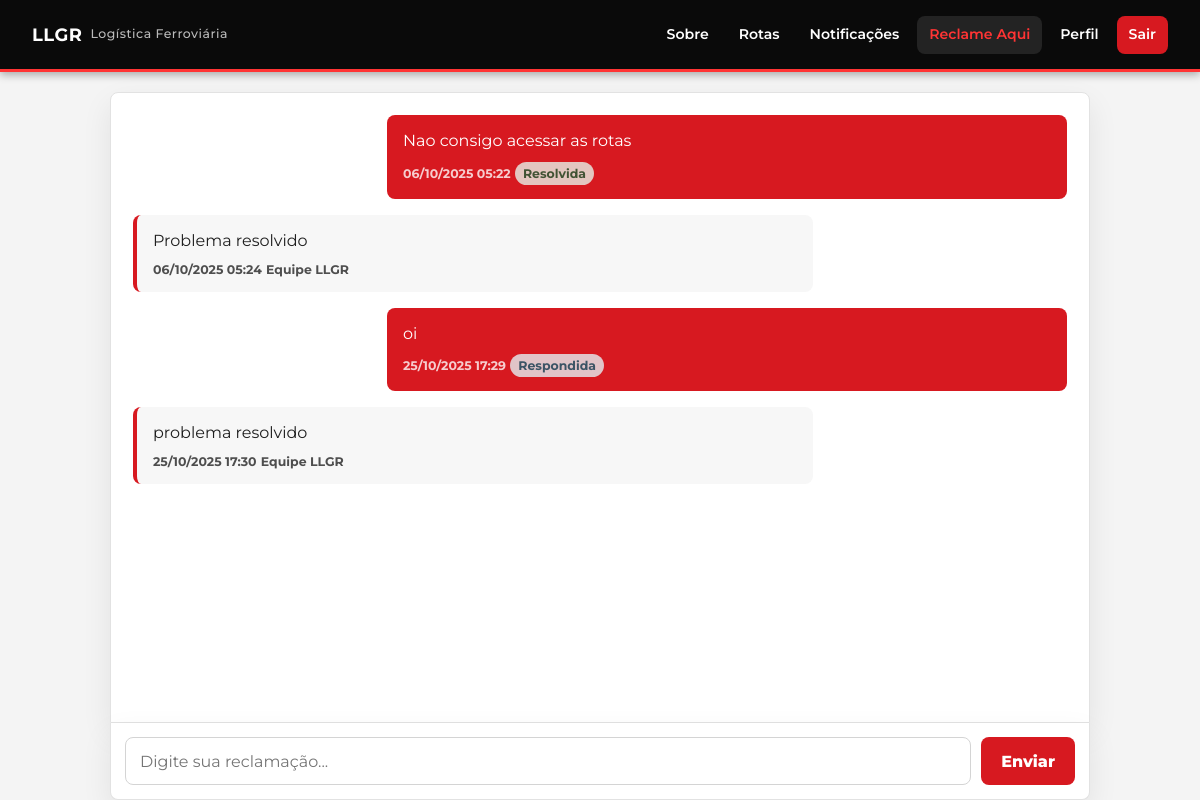
Page /user/pages/chat.php (signed in) on the committed database.
### tables this page shows
CREATE TABLE `reclamacoes` (
  `id` int(11) NOT NULL,
  `usuario_id` int(11) NOT NULL,
  `mensagem` text NOT NULL,
  `resposta` text DEFAULT NULL,
  `status` enum('pendente','respondida','resolvida') DEFAULT 'pendente',
  `respondido_por` int(11) DEFAULT NULL,
  `created_at` timestamp NOT NULL DEFAULT current_timestamp(),
  `respondido_em` timestamp NULL DEFAULT NULL
);

### user/pages/chat.php (the view, shortened to what this page needs)
<?php
require_once __DIR__ . '/../../config/database.php';
$usuario_id = $_SESSION['usuario_id'];
$sql = "SELECT r.*, u.nome as usuario_nome
        FROM reclamacoes r
        INNER JOIN usuarios u ON r.usuario_id = u.id
        WHERE r.usuario_id = ?
        ORDER BY r.created_at ASC";
$stmt = $conn->prepare($sql);
$stmt->bind_param("i", $usuario_id);
$stmt->execute();
$result = $stmt->get_result();
$reclamacoes = $result->fetch_all(MYSQLI_ASSOC);
?>
<!DOCTYPE html>
<html lang="pt-BR">
<head>
    <link rel="stylesheet" href="../css/navbar.css">
    <link rel="stylesheet" href="../css/chatU.css">
    <link rel="stylesheet" href="../css/toast.css" />
</head>
<body>
    <div class="chat-container">
        <header>
            <nav>
                <a class="logo" href="rotas_usuario.php">LLGR</a>
                <ul class="nav-list">
                    <li><a href="../pages/sobre.php">Sobre</a></li>
                    <li><a href="../pages/rotas_usuario.php">Rotas</a></li>
                    <li><a href="../pages/notificacoes_usuario.php">Notificações</a></li>
                    <li><a href="chat.php">Reclame Aqui</a></li>
                    <li><a href="../pages/perfil.php">Perfil</a></li>
                    <li><a href="../pages/logout_usuario.php">Sair</a></li>
                </ul>
            </nav>
        </header>
        <div class="chat-messages" id="chat-messages">
            <?php if (empty($reclamacoes)): ?>
                <div class="empty-state">
                    <p>Nenhuma reclamação ainda. Envie sua primeira mensagem!</p>
                </div>
            <?php else: ?>
                <?php foreach ($reclamacoes as $rec): ?>
                    <div class="msg user">
                        <div class="msg-content"><?= htmlspecialchars($rec['mensagem']) ?></div>
                        <div class="msg-time"><?= date('d/m/Y H:i', strtotime($rec['created_at'])) ?></div>
                        <div class="msg-status status-<?= htmlspecialchars($rec['status']) ?>">
                            <?= $rec['status'] == 'pendente' ? 'Aguardando resposta' : ($rec['status'] == 'respondida' ? 'Respondida' : 'Resolvida') ?>
                        </div>
                    </div>
                    <?php if ($rec['resposta']): ?>
                        <div class="msg bot">
                            <div class="msg-content"><?= htmlspecialchars($rec['resposta']) ?></div>
                            <div class="msg-time"><?= $rec['respondido_em'] ? htmlspecialchars(date('d/m/Y H:i', strtotime($rec['respondido_em']))) : '' ?></div>
                            <div class="msg-author">Equipe LLGR</div>
                        </div>
                    <?php endif; ?>
                <?php endforeach; ?>
            <?php endif; ?>
        </div>
        <form class="chat-input-area" id="chat-form" method="POST" action="../api/reclamacoes.php">
            <input
                type="text"
                name="mensagem"
                id="chat-input"
                placeholder="Digite sua reclamação..."
                required
                maxlength="1000"
            >
            <button type="submit">Enviar</button>
        </form>
    </div>
</body>
</html>

### user/css/navbar.css (style rules this page uses)
*, *::before, *::after { box-sizing: border-box; }
html, body { max-width: 100%; overflow-x: hidden; }
:root { --nav-bg: #0a0a0a; --nav-border: #ff3434; --nav-text: #ffffff; --nav-muted: rgba(255, 255, 255, 0.72); --nav-hover: rgba(255, 255, 255, 0.1); }
nav { position: fixed; top: 0; left: 0; z-index: 1000; width: 100%; min-height: 72px; padding: 0 32px; box-sizing: border-box; display: flex; justify-content: space-between; align-items: center; gap: 24px; background: var(--nav-bg); border-bottom: 3px solid var(--nav-border); box-shadow: 0 3px 8px rgba(0, 0, 0, 0.3); font-family: 'Montserrat', sans-serif; }
.logo { color: var(--nav-text); text-decoration: none; font-size: 1.12rem; font-weight: 700; letter-spacing: 0.5px; line-height: 1.2; display: inline-flex; align-items: center; gap: 8px; white-space: nowrap; }
.logo::after { content: 'Logística Ferroviária'; color: var(--nav-muted); font-size: 0.78rem; font-weight: 500; }
.nav-list { list-style: none; display: flex; align-items: center; justify-content: flex-end; gap: 6px; margin: 0; padding: 0; font-family: 'Montserrat', sans-serif; }
.nav-list li { margin: 0; letter-spacing: 0; }
.nav-list a { color: var(--nav-text); text-decoration: none; display: inline-flex; align-items: center; min-height: 38px; padding: 8px 12px; border-radius: 8px; font-size: 0.88rem; font-weight: 600; line-height: 1; transition: background-color 0.2s ease, color 0.2s ease; white-space: nowrap; }
.nav-list a:hover, .nav-list li a.active { color: var(--nav-border); background: var(--nav-hover); opacity: 1; }
.nav-list li a.active { border-bottom: 0; }
.nav-list a[href*="logout"] { color: #ffffff; background: #d71920; }

### user/css/chatU.css (style rules this page uses)
* { box-sizing: border-box; }
body { margin: 0; min-height: 100vh; background: #f4f4f4; color: #1f1f1f; font-family: 'Montserrat', sans-serif; }
.chat-container { width: min(100% - 32px, 980px); min-height: 100vh; margin: 0 auto; padding-top: 92px; display: flex; flex-direction: column; }
.chat-messages { flex: 1; min-height: 420px; padding: 22px; border: 1px solid #e2e2e2; border-radius: 8px 8px 0 0; background: #ffffff; overflow-y: auto; box-shadow: 0 12px 30px rgba(0, 0, 0, 0.08); }
.msg { max-width: min(74%, 680px); margin-bottom: 16px; padding: 14px 16px; border-radius: 8px; overflow-wrap: anywhere; }
.msg.user { margin-left: auto; background: #d71920; color: #ffffff; }
.msg.bot { margin-right: auto; border-left: 4px solid #d71920; background: #f7f7f7; color: #1f1f1f; }
.msg-content { line-height: 1.55; }
.msg-time, .msg-status, .msg-author { display: inline-block; margin-top: 8px; font-size: 0.78rem; font-weight: 700; opacity: 0.78; }
.status-pendente, .status-respondida, .status-resolvida { padding: 4px 8px; border-radius: 999px; }
.status-respondida { background: #e4f4f8; color: #116579; }
.status-resolvida { background: #e7f7ed; color: #17633a; }
.chat-input-area { display: flex; gap: 10px; padding: 14px; border: 1px solid #e2e2e2; border-top: 0; border-radius: 0 0 8px 8px; background: #ffffff; box-shadow: 0 12px 30px rgba(0, 0, 0, 0.08); }
.chat-input-area input { flex: 1; min-width: 0; min-height: 48px; padding: 0 14px; border: 1px solid #d4d4d4; border-radius: 8px; color: #1f1f1f; font: inherit; }
.chat-input-area button { min-height: 48px; padding: 0 20px; border: 0; border-radius: 8px; background: #d71920; color: #ffffff; font: inherit; font-weight: 800; cursor: pointer; }

### rows in the picture
reclamacoes: mensagem "Nao consigo acessar as rotas", created_at "06/10/2025 05:22", status "Resolvida", resposta "Problema resolvido", respondido_em "06/10/2025 05:24"
reclamacoes: mensagem "oi", created_at "25/10/2025 17:29", status "Respondida", resposta "problema resolvido", respondido_em "25/10/2025 17:30"
